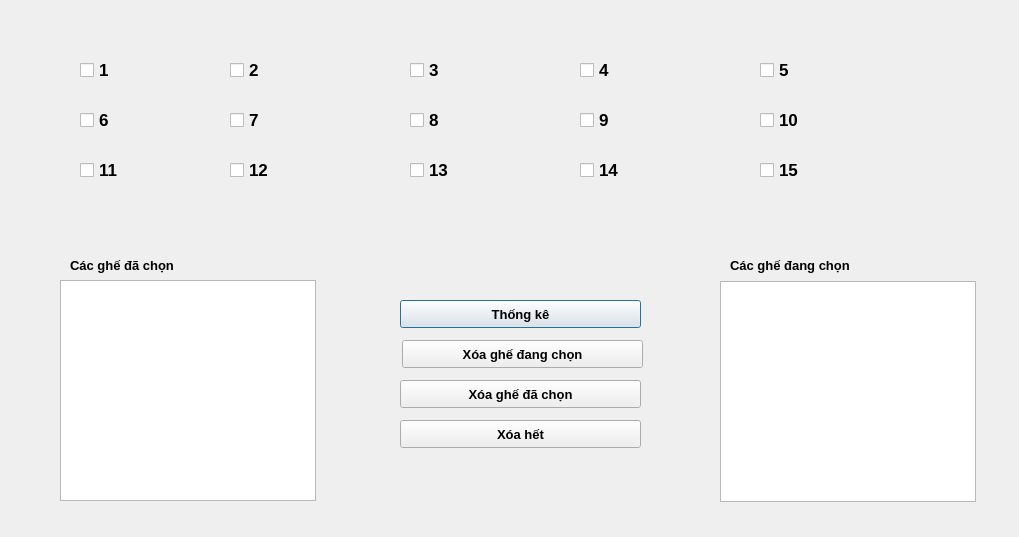
<?xml version="1.0" encoding="UTF-8"?>
<ui version="4.0">
 <class>Dialog</class>
 <widget class="QDialog" name="Dialog">
  <property name="geometry">
   <rect>
    <x>0</x>
    <y>0</y>
    <width>1019</width>
    <height>537</height>
   </rect>
  </property>
  <property name="windowTitle">
   <string>Dialog</string>
  </property>
  <widget class="QCheckBox" name="checkBox_2">
   <property name="geometry">
    <rect>
     <x>230</x>
     <y>60</y>
     <width>141</width>
     <height>20</height>
    </rect>
   </property>
   <property name="font">
    <font>
     <pointsize>13</pointsize>
     <weight>75</weight>
     <bold>true</bold>
    </font>
   </property>
   <property name="text">
    <string>2</string>
   </property>
  </widget>
  <widget class="QCheckBox" name="checkBox_3">
   <property name="geometry">
    <rect>
     <x>410</x>
     <y>60</y>
     <width>141</width>
     <height>20</height>
    </rect>
   </property>
   <property name="font">
    <font>
     <pointsize>13</pointsize>
     <weight>75</weight>
     <bold>true</bold>
    </font>
   </property>
   <property name="text">
    <string>3</string>
   </property>
  </widget>
  <widget class="QCheckBox" name="checkBox_4">
   <property name="geometry">
    <rect>
     <x>580</x>
     <y>60</y>
     <width>141</width>
     <height>20</height>
    </rect>
   </property>
   <property name="font">
    <font>
     <pointsize>13</pointsize>
     <weight>75</weight>
     <bold>true</bold>
    </font>
   </property>
   <property name="text">
    <string>4</string>
   </property>
  </widget>
  <widget class="QCheckBox" name="checkBox_5">
   <property name="geometry">
    <rect>
     <x>760</x>
     <y>60</y>
     <width>141</width>
     <height>20</height>
    </rect>
   </property>
   <property name="font">
    <font>
     <pointsize>13</pointsize>
     <weight>75</weight>
     <bold>true</bold>
    </font>
   </property>
   <property name="text">
    <string>5</string>
   </property>
  </widget>
  <widget class="QCheckBox" name="checkBox">
   <property name="geometry">
    <rect>
     <x>80</x>
     <y>60</y>
     <width>141</width>
     <height>20</height>
    </rect>
   </property>
   <property name="font">
    <font>
     <pointsize>13</pointsize>
     <weight>75</weight>
     <bold>true</bold>
    </font>
   </property>
   <property name="text">
    <string>1</string>
   </property>
  </widget>
  <widget class="QCheckBox" name="checkBox_10">
   <property name="geometry">
    <rect>
     <x>760</x>
     <y>110</y>
     <width>141</width>
     <height>20</height>
    </rect>
   </property>
   <property name="font">
    <font>
     <pointsize>13</pointsize>
     <weight>75</weight>
     <bold>true</bold>
    </font>
   </property>
   <property name="text">
    <string>10</string>
   </property>
  </widget>
  <widget class="QCheckBox" name="checkBox_6">
   <property name="geometry">
    <rect>
     <x>80</x>
     <y>110</y>
     <width>141</width>
     <height>20</height>
    </rect>
   </property>
   <property name="font">
    <font>
     <pointsize>13</pointsize>
     <weight>75</weight>
     <bold>true</bold>
    </font>
   </property>
   <property name="text">
    <string>6</string>
   </property>
  </widget>
  <widget class="QCheckBox" name="checkBox_8">
   <property name="geometry">
    <rect>
     <x>410</x>
     <y>110</y>
     <width>141</width>
     <height>20</height>
    </rect>
   </property>
   <property name="font">
    <font>
     <pointsize>13</pointsize>
     <weight>75</weight>
     <bold>true</bold>
    </font>
   </property>
   <property name="text">
    <string>8</string>
   </property>
  </widget>
  <widget class="QCheckBox" name="checkBox_9">
   <property name="geometry">
    <rect>
     <x>580</x>
     <y>110</y>
     <width>141</width>
     <height>20</height>
    </rect>
   </property>
   <property name="font">
    <font>
     <pointsize>13</pointsize>
     <weight>75</weight>
     <bold>true</bold>
    </font>
   </property>
   <property name="text">
    <string>9</string>
   </property>
  </widget>
  <widget class="QCheckBox" name="checkBox_7">
   <property name="geometry">
    <rect>
     <x>230</x>
     <y>110</y>
     <width>141</width>
     <height>20</height>
    </rect>
   </property>
   <property name="font">
    <font>
     <pointsize>13</pointsize>
     <weight>75</weight>
     <bold>true</bold>
    </font>
   </property>
   <property name="text">
    <string>7</string>
   </property>
  </widget>
  <widget class="QCheckBox" name="checkBox_15">
   <property name="geometry">
    <rect>
     <x>760</x>
     <y>160</y>
     <width>141</width>
     <height>20</height>
    </rect>
   </property>
   <property name="font">
    <font>
     <pointsize>13</pointsize>
     <weight>75</weight>
     <bold>true</bold>
    </font>
   </property>
   <property name="text">
    <string>15</string>
   </property>
  </widget>
  <widget class="QCheckBox" name="checkBox_11">
   <property name="geometry">
    <rect>
     <x>80</x>
     <y>160</y>
     <width>141</width>
     <height>20</height>
    </rect>
   </property>
   <property name="font">
    <font>
     <pointsize>13</pointsize>
     <weight>75</weight>
     <bold>true</bold>
    </font>
   </property>
   <property name="text">
    <string>11</string>
   </property>
  </widget>
  <widget class="QCheckBox" name="checkBox_13">
   <property name="geometry">
    <rect>
     <x>410</x>
     <y>160</y>
     <width>141</width>
     <height>20</height>
    </rect>
   </property>
   <property name="font">
    <font>
     <pointsize>13</pointsize>
     <weight>75</weight>
     <bold>true</bold>
    </font>
   </property>
   <property name="text">
    <string>13</string>
   </property>
  </widget>
  <widget class="QCheckBox" name="checkBox_12">
   <property name="geometry">
    <rect>
     <x>230</x>
     <y>160</y>
     <width>141</width>
     <height>20</height>
    </rect>
   </property>
   <property name="font">
    <font>
     <pointsize>13</pointsize>
     <weight>75</weight>
     <bold>true</bold>
    </font>
   </property>
   <property name="text">
    <string>12</string>
   </property>
  </widget>
  <widget class="QCheckBox" name="checkBox_14">
   <property name="geometry">
    <rect>
     <x>580</x>
     <y>160</y>
     <width>141</width>
     <height>20</height>
    </rect>
   </property>
   <property name="font">
    <font>
     <pointsize>13</pointsize>
     <weight>75</weight>
     <bold>true</bold>
    </font>
   </property>
   <property name="text">
    <string>14</string>
   </property>
  </widget>
  <widget class="QLabel" name="label">
   <property name="geometry">
    <rect>
     <x>70</x>
     <y>250</y>
     <width>141</width>
     <height>31</height>
    </rect>
   </property>
   <property name="font">
    <font>
     <pointsize>10</pointsize>
     <weight>75</weight>
     <bold>true</bold>
    </font>
   </property>
   <property name="text">
    <string>Các ghế đã chọn</string>
   </property>
  </widget>
  <widget class="QLabel" name="label_2">
   <property name="geometry">
    <rect>
     <x>730</x>
     <y>250</y>
     <width>171</width>
     <height>31</height>
    </rect>
   </property>
   <property name="font">
    <font>
     <pointsize>10</pointsize>
     <weight>75</weight>
     <bold>true</bold>
    </font>
   </property>
   <property name="text">
    <string>Các ghế đang chọn</string>
   </property>
  </widget>
  <widget class="QPushButton" name="pushButton">
   <property name="geometry">
    <rect>
     <x>400</x>
     <y>300</y>
     <width>241</width>
     <height>28</height>
    </rect>
   </property>
   <property name="font">
    <font>
     <pointsize>10</pointsize>
     <weight>75</weight>
     <bold>true</bold>
    </font>
   </property>
   <property name="text">
    <string>Thống kê</string>
   </property>
  </widget>
  <widget class="QPushButton" name="pushButton_2">
   <property name="geometry">
    <rect>
     <x>402</x>
     <y>340</y>
     <width>241</width>
     <height>28</height>
    </rect>
   </property>
   <property name="font">
    <font>
     <pointsize>10</pointsize>
     <weight>75</weight>
     <bold>true</bold>
    </font>
   </property>
   <property name="text">
    <string>Xóa ghế đang chọn</string>
   </property>
  </widget>
  <widget class="QPushButton" name="pushButton_3">
   <property name="geometry">
    <rect>
     <x>400</x>
     <y>380</y>
     <width>241</width>
     <height>28</height>
    </rect>
   </property>
   <property name="font">
    <font>
     <pointsize>10</pointsize>
     <weight>75</weight>
     <bold>true</bold>
    </font>
   </property>
   <property name="text">
    <string>Xóa ghế đã chọn</string>
   </property>
  </widget>
  <widget class="QPushButton" name="pushButton_4">
   <property name="geometry">
    <rect>
     <x>400</x>
     <y>420</y>
     <width>241</width>
     <height>28</height>
    </rect>
   </property>
   <property name="font">
    <font>
     <pointsize>10</pointsize>
     <weight>75</weight>
     <bold>true</bold>
    </font>
   </property>
   <property name="text">
    <string>Xóa hết</string>
   </property>
  </widget>
  <widget class="QListWidget" name="listWidget">
   <property name="geometry">
    <rect>
     <x>60</x>
     <y>280</y>
     <width>256</width>
     <height>221</height>
    </rect>
   </property>
  </widget>
  <widget class="QListWidget" name="listWidget_2">
   <property name="geometry">
    <rect>
     <x>720</x>
     <y>281</y>
     <width>256</width>
     <height>221</height>
    </rect>
   </property>
  </widget>
 </widget>
 <resources/>
 <connections/>
</ui>
